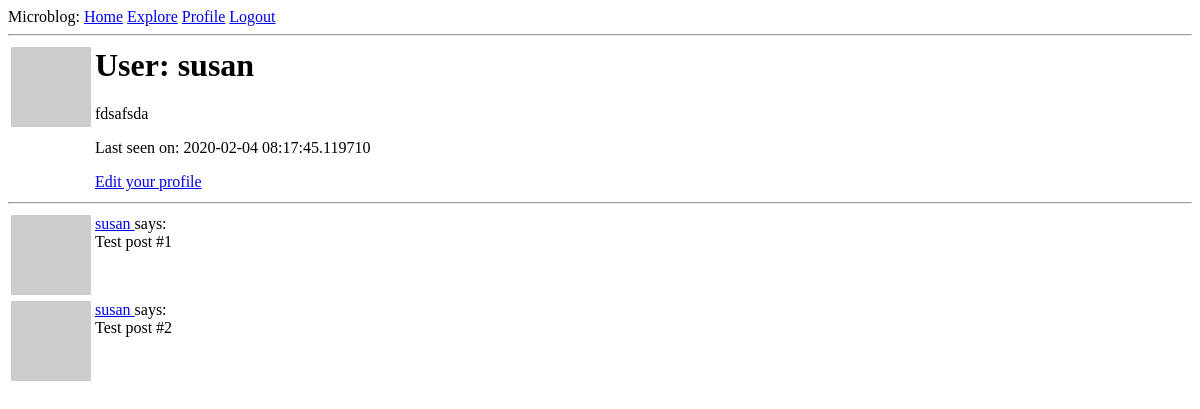
The page /user/susan (signed in) on the database as committed earlier.
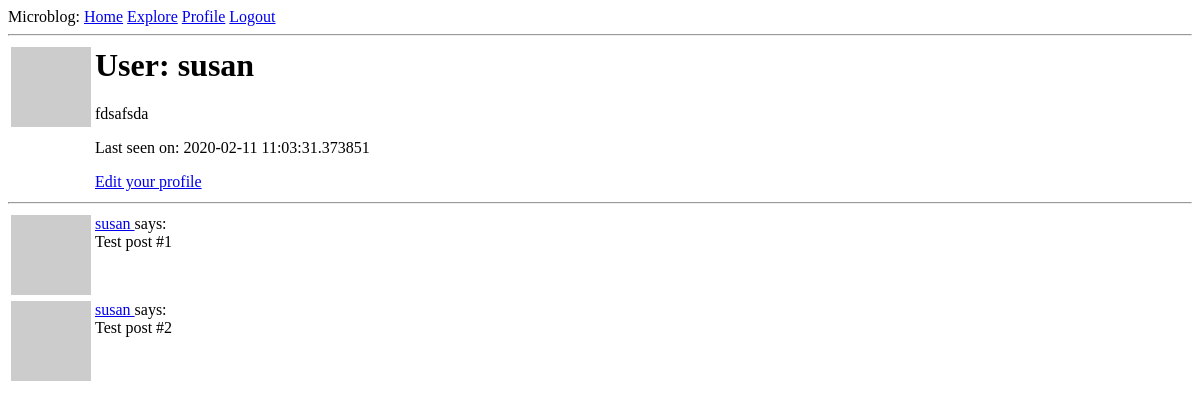
The same page on the database as committed later.
### app/models.py (models this page shows, shortened)
class User(UserMixin, db.Model):
    id = db.Column(db.Integer, primary_key=True)
    username = db.Column(db.String(64), index=True, unique=True)
    email = db.Column(db.String(120), index=True, unique=True)
    password_hash = db.Column(db.String(128))
    posts = db.relationship('Post', backref='author', lazy='dynamic')
    about_me = db.Column(db.String(140))
    last_seen = db.Column(db.DateTime, default=datetime.utcnow)
    followed = db.relationship('User', secondary=followers,
        primaryjoin=(followers.c.follower_id == id),
        secondaryjoin=(followers.c.followed_id == id),
        backref=db.backref('followers', lazy='dynamic'), lazy='dynamic')
    def avatar(self, size):
        digest = md5(self.email.lower().encode('utf-8')).hexdigest()
        return 'https://www.gravatar.com/avatar/{}?d=identicon&s={}'.format(
            digest, size)

### app/routes.py (the view)
@app.route('/user/<username>')
@login_required
def user(username):
    user = User.query.filter_by(username=username).first_or_404()
    posts = [
        {'author': user, 'body': 'Test post #1'},
        {'author': user, 'body': 'Test post #2'}
    ]
    return render_template('user.html', user=user, posts=posts)

### app/models.py (called while the page is built)
@login.user_loader
def load_user(id):
    return User.query.get(int(id))

### app/routes.py (called while the page is built)
@app.before_request
def before_request():
    if current_user.is_authenticated:
        current_user.last_seen = datetime.utcnow()
        db.session.commit()

### app/templates/user.html
{% extends "base.html" %}
{% block content %}
    <table>
        <tr valign="top">
            <td><img src="{{ user.avatar(128) }}"></td>
            <td>
                <h1>User: {{ user.username }}</h1>
                {% if user.about_me %}<p>{{ user.about_me }}</p>{% endif %}
                {% if user.last_seen %}<p>Last seen on: {{ user.last_seen }}</p>{% endif %}
                {% if user == current_user %}
                <p><a href="{{ url_for('edit_profile') }}">Edit your profile</a></p>
                {% endif %}
            </td>
        </tr>
    </table>
    <hr>
    {% for post in posts %}
        {% include "_post.html" %}
    {% endfor %}
{% endblock %}

### app/templates/_post.html
<table>
    <tr valign="top">
        <td><img src="{{ post.author.avatar(36) }}"></td>
        <td>
            <a href="{{ url_for('user', username=post.author.username) }}">
                {{ post.author.username }}
            </a>
            says:<br>{{ post.body }}
        </td>
    </tr>
</table>

Rows that differ between the two databases and show on the page:
changed User "susan": last_seen "2020-02-04 08:17:45.119710" → "2020-02-11 11:03:31.373851"
